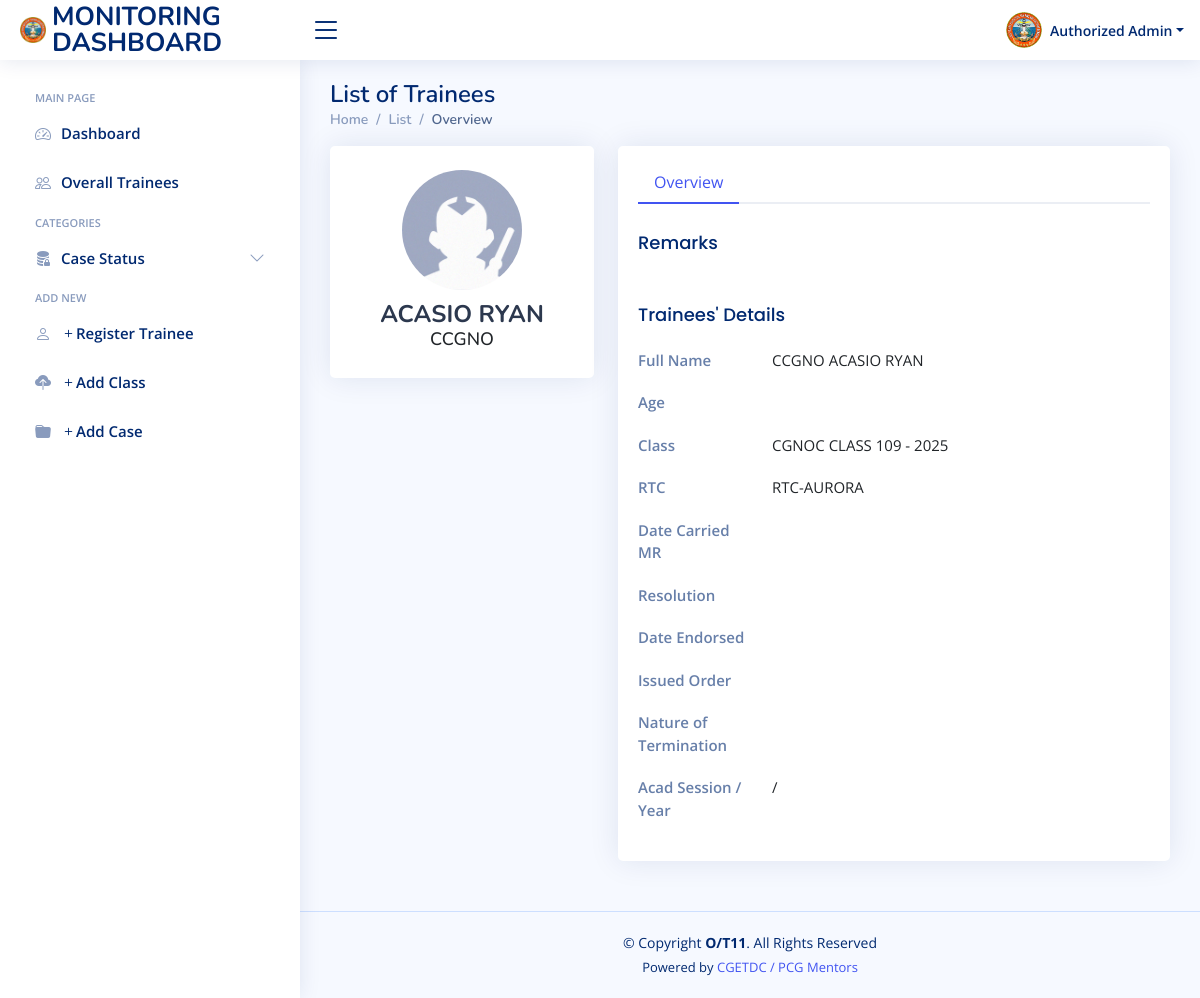
/tprofile.php?id=1, run on the app's committed database.
### tables this page shows
CREATE TABLE `list` (
  `id` int(11) NOT NULL,
  `date` timestamp NOT NULL DEFAULT current_timestamp(),
  `rank` varchar(5) DEFAULT NULL,
  `fullname` varchar(29) DEFAULT NULL,
  `class` int(2) DEFAULT NULL,
  `age` varchar(10) DEFAULT NULL,
  `rtc` int(1) DEFAULT NULL,
  `acadsess` varchar(47) DEFAULT NULL,
  `nature_termi` varchar(27) DEFAULT NULL,
  `remarks` varchar(658) DEFAULT NULL,
  `date_endorsed` varchar(17) DEFAULT NULL,
  `reso` varchar(68) DEFAULT NULL,
  `status` varchar(86) DEFAULT NULL,
  `year` varchar(35) DEFAULT NULL,
  `so` varchar(76) DEFAULT NULL,
  `mr` varchar(10) DEFAULT NULL,
  `is_terminated` varchar(10) DEFAULT NULL
);

CREATE TABLE `rtc_class` (
  `id` int(11) NOT NULL,
  `rtc_id` int(11) NOT NULL,
  `class_name` text NOT NULL,
  `total` int(11) NOT NULL,
  `cd` text NOT NULL,
  `acd` text NOT NULL,
  `is_active` text NOT NULL
);

CREATE TABLE `rtc` (
  `id` int(11) NOT NULL,
  `rtc_name` text NOT NULL,
  `logo` text NOT NULL,
  `rtc_short` text NOT NULL,
  `rtc_dir` text NOT NULL,
  `rtc_acd` text NOT NULL,
  `uname` text NOT NULL,
  `pword` text NOT NULL,
  `is_active` text NOT NULL,
  `is_female` int(1) NOT NULL
);

### tprofile.php (the view, shortened to what this page needs)
<!DOCTYPE html>
<html lang="en">
<?php
require("db/conn.php");
    require('head.php');
  ?>
<body>
  <?php
    require('header.php');
  ?>
    <?php
    require('sidebar.php');
  ?>
  <main id="main" class="toggle-sidebar">
    <div class="pagetitle">
      <h1>List of Trainees</h1>
      <nav>
        <ol class="breadcrumb">
          <li class="breadcrumb-item"><a href="home.php">Home</a></li>
          <li class="breadcrumb-item"><a href="home.php">List</a></li>
          <li class="breadcrumb-item active">Overview</li>
        </ol>
      </nav>
    </div>
    <section class="section profile">
      <div class="row">
        <div class="col-xl-4">
          <div class="card">
            <div class="card-body profile-card pt-4 d-flex flex-column align-items-center">
              <?php
                $query = mysqli_query($db,"select * from list WHERE id=$_GET[id]");
                $result2 = $query->fetch_assoc();
              ?>
              <img src="assets/img/profile.jpg" alt="Profile" class="rounded-circle">
              <h2><?=$result2['fullname']?></h2>
              <h3><?=$result2['rank']?></h3>
            </div>
          </div>
        </div>
        <div class="col-xl-8">
          <div class="card">
            <div class="card-body pt-3">
              <ul class="nav nav-tabs nav-tabs-bordered">
                <li class="nav-item">
                  <button class="nav-link active" data-bs-toggle="tab" data-bs-target="#profile-overview">Overview</button>
                </li>
              </ul>
              <div class="tab-content pt-2">
                <div class="tab-pane fade show active profile-overview" id="profile-overview">
                  <h5 class="card-title">Remarks</h5>
                  <h5 class="card-title">Trainees' Details</h5>
                  <div class="row">
                    <div class="col-lg-3 col-md-4 label ">Full Name</div>
                    <div class="col-lg-9 col-md-8"><?=$result2['rank']?> <?=$result2['fullname']?></div>
                  </div>
                  <div class="row">
                    <div class="col-lg-3 col-md-4 label ">Age</div>
                    <div class="col-lg-9 col-md-8"><?=$result2['age']?></div>
                  </div>
                  <div class="row">
                    <div class="col-lg-3 col-md-4 label">Class</div>
                    <?php
                          $query3 = mysqli_query($db,"select * from rtc_class WHERE id=$result2[rtc]");
                          $result4 = $query3->fetch_assoc();
                          $x4 = $result4['class_name'];
                        ?>
                    <div class="col-lg-9 col-md-8"><?=$x4?></div>
                  </div>
                  <div class="row">
                    <div class="col-lg-3 col-md-4 label">RTC</div>
                    <?php
                          $query2 = mysqli_query($db,"select * from rtc WHERE id=$result2[rtc]");
                          $result3 = $query2->fetch_assoc();
                          $x3 = $result3['rtc_short'];
                        ?>
                    <div class="col-lg-9 col-md-8"><?=$x3?></div>
                  </div>
                  <div class="row">
                    <div class="col-lg-3 col-md-4 label">Date Carried MR</div>
                    <div class="col-lg-9 col-md-8"><?=$result2['mr']?></div>
                  </div>
                  <div class="row">
                    <div class="col-lg-3 col-md-4 label">Resolution</div>
                    <div class="col-lg-9 col-md-8"><?=$result2['reso']?></div>
                  </div>
                  <div class="row">
                    <div class="col-lg-3 col-md-4 label">Date Endorsed</div>
                    <div class="col-lg-9 col-md-8"><?=$result2['date_endorsed']?></div>
                  </div>
                  <div class="row">
                    <div class="col-lg-3 col-md-4 label">Issued Order</div>
                    <div class="col-lg-9 col-md-8"><?=$result2['so']?></div>
                  </div>
                  <div class="row">
                    <div class="col-lg-3 col-md-4 label">Nature of Termination</div>
                  </div>
                  <div class="row">
                    <div class="col-lg-3 col-md-4 label">Acad Session / Year</div>
                    <div class="col-lg-9 col-md-8"><?=$result2['acadsess']?> / <?=$result2['year']?></div>
                  </div>
                </div>
              </div>
            </div>
          </div>
        </div>
      </div>
    </section>
  </main>
  <?php
    require('footer.php');
  ?>
</body>
</html>

### assets/css/style.css (style rules this page uses)
:root { scroll-behavior: smooth; }
body { font-family: "Open Sans", sans-serif; background: #f6f9ff; color: #444444; }
a { color: #4154f1; text-decoration: none; }
h1, h2, h3, h4, h5, h6 { font-family: "Nunito", sans-serif; }
#main { margin-top: 60px; padding: 20px 30px; transition: all 0.3s; }
.pagetitle { margin-bottom: 10px; }
.pagetitle h1 { font-size: 24px; margin-bottom: 0; font-weight: 600; color: #012970; }
.card { margin-bottom: 30px; border: none; border-radius: 5px; box-shadow: 0px 0 30px rgba(1, 41, 112, 0.1); }
.card-title { padding: 20px 0 15px 0; font-size: 18px; font-weight: 500; color: #012970; font-family: "Poppins", sans-serif; }
.card-body { padding: 0 20px 20px 20px; }
.breadcrumb { font-size: 14px; font-family: "Nunito", sans-serif; color: #899bbd; font-weight: 600; }
.breadcrumb a { color: #899bbd; transition: 0.3s; }
.breadcrumb .breadcrumb-item::before { color: #899bbd; }
.breadcrumb .active { color: #51678f; font-weight: 600; }
.nav-tabs-bordered { border-bottom: 2px solid #ebeef4; }
.nav-tabs-bordered .nav-link { margin-bottom: -2px; border: none; color: #2c384e; }
.nav-tabs-bordered .nav-link.active { background-color: #fff; color: #4154f1; border-bottom: 2px solid #4154f1; }
@media (min-width: 1200px) { #main, #footer { margin-left: 300px; } }
.profile .profile-card img { max-width: 120px; }
.profile .profile-card h2 { font-size: 24px; font-weight: 700; color: #2c384e; margin: 10px 0 0 0; }
.profile .profile-card h3 { font-size: 18px; }
.profile .profile-overview .row { margin-bottom: 20px; font-size: 15px; }
.profile .profile-overview .card-title { color: #012970; }
.profile .profile-overview .label { font-weight: 600; color: rgba(1, 41, 112, 0.6); }

### data on the page
list: fullname "ACASIO RYAN", rank "CCGNO"
rtc_class: class_name "CGNOC CLASS 109 - 2025"
rtc: rtc_short "RTC-AURORA"
